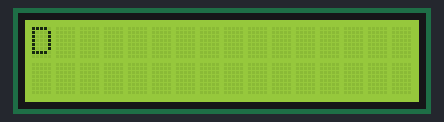
This sketch was run on a simulated Arduino Uno, built with avr-gcc and run on an emulated ATmega328P. Parts: 16×2 character LCD. Wiring (inferred from the names in the program): character LCD (HD44780): RS pin 10; E pin 2; data pin 4, pin 5, pin 6, pin 7. The character LCD is taken to start in 4-bit mode.

Above: at 1.65 s.
At 3.6 s:
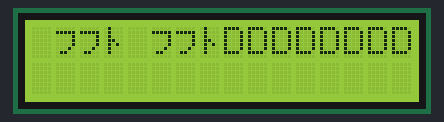
At 11.7 s:
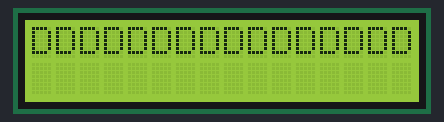
At 14.3 s:
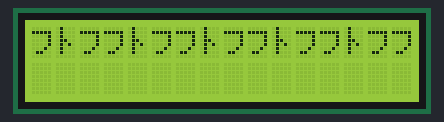
At 23.0 s:
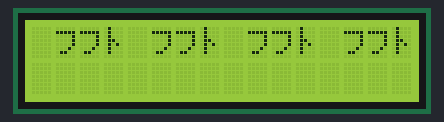
At 34.5 s:
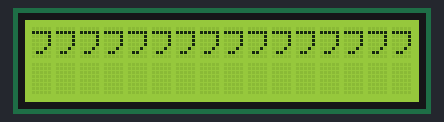

The sketch:

terrific_bigery_robo1.ino
```cpp
#define ROW_1 13
#define ROW_2 12
#define ROW_3 11
#define ROW_4 10
#define ROW_5 9
#define ROW_6 8
#define ROW_7 7
#define ROW_8 6

#define COL_1 A3
#define COL_2 A2
#define COL_3 A1
#define COL_4 A0
#define COL_5 2
#define COL_6 3
#define COL_7 4
#define COL_8 5

const byte rows[] = {
    ROW_1, ROW_2, ROW_3, ROW_4, ROW_5, ROW_6, ROW_7, ROW_8
};
const byte col[] = {
  COL_1,COL_2, COL_3, COL_4, COL_5, COL_6, COL_7, COL_8
};


// It's prefilled with a smiling face (1 = ON, 0 = OFF)
byte a[]= {B00000000,B00111000,B01000100,B01000100,B01000100,B01000100,B00111000,B00000000};
byte b[]={ B00001000,B00011000,B00101000,B01001000,B00001000,B00001000,B01111110,B00000000};


byte ALL[] = {B11111111,B11111111,B11111111,B11111111,B11111111,B11111111,B11111111,B11111111};
byte EX[] = {B00000000,B00000000,B00000000,B00000000,B00000000,B00000000,B00000000,B00000000};
byte A[] = {B00000000,B00011000,B00100100,B01000010,B01111110,B01000010,B01000010,B00000000};
byte B[] = {B01111000,B01001000,B01001000,B01110000,B01001000,B01000100,B01000100,B01111100};
byte C[] = {B00000000,B00111100,B01000010,B01000000,B01000000,B01000010,B00111100,B00000000};
byte D[] = {B00000000,B00111000,B00100100,B00100010,B00100010,B00100100,B00111000,B00000000};
byte E[] = {B00000000,B00111100,B00100000,B00111000,B00100000,B00100000,B00111100,B00000000};
byte F[] = {B00000000,B00111100,B00100000,B00111000,B00100000,B00100000,B00100000,B00000000};
byte G[] = {B00000000,B00111110,B00100000,B00100000,B00101110,B00100010,B00111110,B00000000};
byte H[] = {B00000000,B00100100,B00100100,B00111100,B00100100,B00100100,B00100100,B00000000};
byte I[] = {B00000000,B00111000,B00010000,B00010000,B00010000,B00010000,B00111000,B00000000};
byte J[] = {B00000000,B00011100,B00001000,B00001000,B00001000,B00101000,B00111000,B00000000};
byte K[] = {B00000000,B00100100,B00101000,B00110000,B00101000,B00100100,B00100100,B00000000};
byte L[] = {B00000000,B00100000,B00100000,B00100000,B00100000,B00100000,B00111100,B00000000};
byte M[] = {B00000000,B00000000,B01000100,B10101010,B10010010,B10000010,B10000010,B00000000};
byte N[] = {B00000000,B00100010,B00110010,B00101010,B00100110,B00100010,B00000000,B00000000};
byte O[] = {B00000000,B00111100,B01000010,B01000010,B01000010,B01000010,B00111100,B00000000};
byte P[] = {B00000000,B00111000,B00100100,B00100100,B00111000,B00100000,B00100000,B00000000};
byte Q[] = {B00000000,B00111100,B01000010,B01000010,B01000010,B01000110,B00111110,B00000001};
byte R[] = {B00000000,B00111000,B00100100,B00100100,B00111000,B00100100,B00100100,B00000000};
byte S[] = {B00000000,B00111100,B00100000,B00111100,B00000100,B00000100,B00111100,B00000000};
byte T[] = {B00000000,B01111100,B00010000,B00010000,B00010000,B00010000,B00010000,B00000000};
byte U[] = {B00000000,B01000010,B01000010,B01000010,B01000010,B00100100,B00011000,B00000000};
byte V[] = {B00000000,B00100010,B00100010,B00100010,B00010100,B00010100,B00001000,B00000000};
byte W[] = {B00000000,B10000010,B10010010,B01010100,B01010100,B00101000,B00000000,B00000000};
byte X[] = {B00000000,B01000010,B00100100,B00011000,B00011000,B00100100,B01000010,B00000000};
byte Y[] = {B00000000,B01000100,B00101000,B00010000,B00010000,B00010000,B00010000,B00000000};
byte Z[] = {B00000000,B00111100,B00000100,B00001000,B00010000,B00100000,B00111100,B00000000};

float timeCount = 0;

void setup()
{

    Serial.begin(9600);

    for (byte i = 2; i <= 13; i++)
        pinMode(i, OUTPUT);
    pinMode(A0, OUTPUT);
    pinMode(A1, OUTPUT);
    pinMode(A2, OUTPUT);
    pinMode(A3, OUTPUT);
}

void loop() {

delay(10);
timeCount += 1;

if(timeCount <  40)
{
drawScreen(H);
}
else if (timeCount <  80)
{
drawScreen(E);
}
else if (timeCount <  120)
{
drawScreen(L);
}
else if (timeCount <  160)
{
drawScreen(L);
}
else if (timeCount <  200)
{
drawScreen(O);
}
else if (timeCount <  220)
{
drawScreen(ALL);
}
else if (timeCount <  240)
{
  drawScreen(ALL);
}
else if (timeCount <  280)
{
drawScreen(T);
}
else if (timeCount <  320)
{
drawScreen(E);
}
else if (timeCount <  360)
{
drawScreen(A);
}
else if (timeCount <  400)
{
drawScreen(C);
}
else if (timeCount <  440)
{
drawScreen(H);
}
else if (timeCount <  480)
{
drawScreen(E);
}
else if (timeCount <  520)
{
drawScreen(R);
}
else if (timeCount <  540)
{
drawScreen(ALL);
}
else if (timeCount <  560)
{
drawScreen(ALL);
}
  else {

  timeCount = 0;
  }
}


 void  drawScreen(byte buffer2[])
 {

    for (byte i = 0; i < 8; i++)
     {
        digitalWrite(rows[i], LOW);
        for (byte a = 0; a < 8; a++)
        {

          digitalWrite(col[a], (buffer2[i] >> a) & 0x01);

          delayMicroseconds(100);

          digitalWrite(col[a], 0);
        }
        digitalWrite(rows[i], HIGH);
    }
}
```

Measured:
- what the display in image 2 shows lasts 2.1 s, from 11.6 s to 13.7 s
- what the display in image 3 shows lasts 0.8 s, from 14.3 s to 15.1 s
- what the display in image 4 shows lasts 1.8 s, from 22.9 s to 24.7 s
- what the display in image 5 shows lasts 5.3 s, from 34.5 s to 39.8 s
